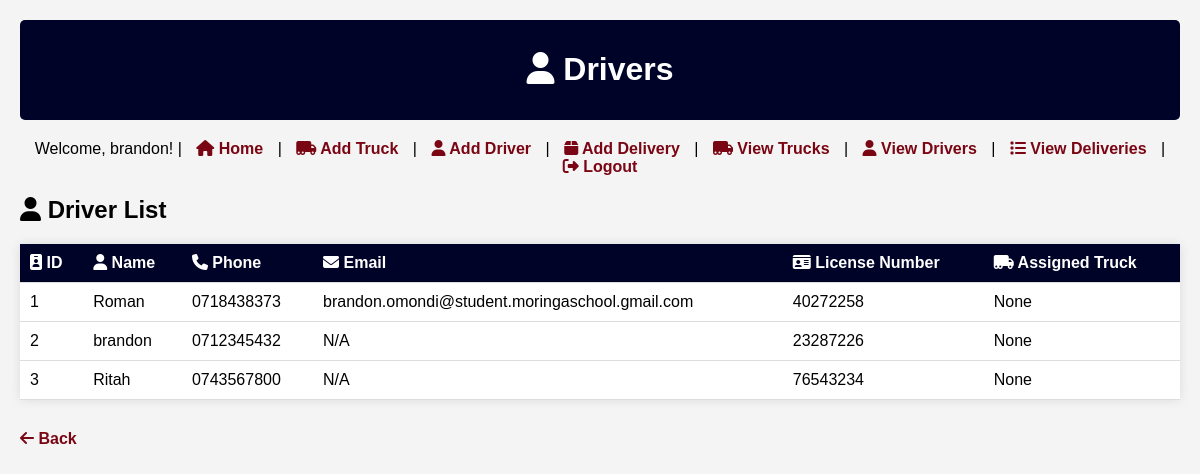
Page /drivers (signed in) on the committed database.
### database.py (models this page shows)
class Driver(Base):
    __tablename__ = 'drivers'
    id = Column(Integer, primary_key=True)
    name = Column(String)
    phone = Column(String)
    license_number = Column(String)
    email = Column(String, nullable=True)
    truck_id = Column(Integer, ForeignKey('trucks.id'), nullable=True)
    truck = relationship('Truck', backref='drivers')

### app.py (the view)
@app.route('/drivers')
@login_required
def drivers():
    drivers = session.query(Driver).all()
    return render_template('drivers.html', drivers=drivers)

### app.py (called while the page is built)
@login_manager.user_loader
def load_user(user_id):
    user = session.query(User).get(int(user_id))
    if user:
        user_model = UserModel()
        user_model.id = user.id
        user_model.username = user.username
        user_model.password = user.password
        return user_model
    return None

### templates/drivers.html (shortened to what this page needs)
<!DOCTYPE html>
<html>
<head>
    <link rel="stylesheet" href="{{ url_for('static', filename='style.css') }}">
    <link rel="stylesheet" href="https://cdnjs.cloudflare.com/ajax/libs/font-awesome/6.4.2/css/all.min.css">
</head>
<body>
    <header>
        <h1><i class="fas fa-user"></i> Drivers</h1>
    </header>
    <nav>
        {% if current_user.is_authenticated %}
            <span>Welcome, {{ current_user.username }}!</span> |
            <a href="{{ url_for('index') }}"><i class="fas fa-home"></i> Home</a> |
            <a href="{{ url_for('add_truck') }}"><i class="fas fa-truck-moving"></i> Add Truck</a> |
            <a href="{{ url_for('add_driver') }}"><i class="fas fa-user"></i> Add Driver</a> |
            <a href="{{ url_for('add_delivery') }}"><i class="fas fa-box"></i> Add Delivery</a> |
            <a href="{{ url_for('trucks') }}"><i class="fas fa-truck-moving"></i> View Trucks</a> |
            <a href="{{ url_for('drivers') }}"><i class="fas fa-user"></i> View Drivers</a> |
            <a href="{{ url_for('deliveries') }}"><i class="fas fa-list"></i> View Deliveries</a> |
            <a href="{{ url_for('logout') }}"><i class="fas fa-sign-out-alt"></i> Logout</a>
        {% else %}
            <a href="{{ url_for('login') }}"><i class="fas fa-sign-in-alt"></i> Login</a> |
            <a href="{{ url_for('register') }}"><i class="fas fa-user-plus"></i> Register</a>
        {% endif %}
    </nav>
    <section>
        <h2 class="section-title"><i class="fas fa-user"></i> Driver List</h2>
        {% if drivers %}
        <table>
            <tr>
                <th><i class="fas fa-id-badge"></i> ID</th>
                <th><i class="fas fa-user"></i> Name</th>
                <th><i class="fas fa-phone"></i> Phone</th>
                <th><i class="fas fa-envelope"></i> Email</th>
                <th><i class="fas fa-id-card"></i> License Number</th>
                <th><i class="fas fa-truck-moving"></i> Assigned Truck</th>
            </tr>
            {% for driver in drivers %}
            <tr>
                <td>{{ driver.id }}</td>
                <td>{{ driver.name }}</td>
                <td>{{ driver.phone }}</td>
                <td>{{ driver.email if driver.email else 'N/A' }}</td>
                <td>{{ driver.license_number }}</td>
                <td>{{ driver.truck.truck_id if driver.truck else 'None' }}</td>
            </tr>
            {% endfor %}
        </table>
        {% else %}
        <p>No drivers available.</p>
        {% endif %}
    </section>
    <a href="{{ url_for('index') }}" class="back-link"><i class="fas fa-arrow-left"></i> Back</a>
</body>
</html>

### static/style.css (style rules this page uses)
body { font-family: Arial, sans-serif; margin: 0; padding: 20px; background-color: #f4f4f4; }
header { background-color: #000328; color: #FFFFFF; padding: 10px; text-align: center; border-radius: 5px; }
nav { margin: 20px 0; text-align: center; }
nav a { margin: 0 10px; text-decoration: none; color: #7A0614; font-weight: bold; }
table { width: 100%; border-collapse: collapse; margin: 20px 0; background: #FFFFFF; box-shadow: 0 0 10px rgba(0, 0, 0, 0.1); }
th, td { padding: 10px; text-align: left; border-bottom: 1px solid #ddd; }
th { background-color: #000328; color: #FFFFFF; }
.back-link, .action-link { display: inline-block; margin-top: 10px; text-decoration: none; color: #7A0614; font-weight: bold; }

### rows in the picture
Driver: id "1", name "Roman", phone "0718438373", email "brandon.omondi@student.moringaschool.gmail.com", license_number "40272258", truck "None"
Driver: id "2", name "brandon", phone "0712345432", email "N/A", license_number "23287226", truck "None"
Driver: id "3", name "Ritah", phone "0743567800", email "N/A", license_number "76543234", truck "None"

### other values in the picture
{{ current_user.username }} "brandon"
